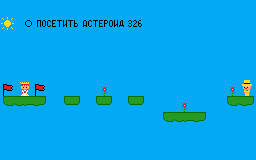

Below is a game level as drawn by its tile map, then a one-line description and the .tmx file that defines it, in full:
An orthogonal 16x10 tile map with 16x16 px tiles, 2 tile layers (Слой тайлов 2, Слой тайлов 1), 2 tilesets and 7 objects.

<map version="1.10" tiledversion="1.10.2" orientation="orthogonal" renderorder="right-down" width="16" height="10" tilewidth="16" tileheight="16" infinite="0" nextlayerid="4" nextobjectid="16">
 <tileset firstgid="1" source="SuperPrince.tsx" />
 <tileset firstgid="129" source="SuperPrince.tsx" />
 <layer id="2" name="Слой тайлов 2" width="16" height="10">
  <data encoding="csv">
74,74,74,74,74,74,74,74,74,74,74,74,74,74,74,74,
74,74,74,74,74,74,74,74,74,74,74,74,74,74,74,74,
74,74,74,74,74,74,74,74,74,74,74,74,74,74,74,74,
74,74,74,74,74,74,74,74,74,74,74,74,74,74,74,74,
74,74,74,74,74,74,74,74,74,74,74,74,74,74,74,74,
74,74,74,74,74,74,74,74,74,74,74,74,74,74,74,74,
74,74,74,74,74,74,74,74,74,74,74,74,74,74,74,74,
74,74,74,74,74,74,74,74,74,74,74,74,74,74,74,74,
74,74,74,74,74,74,74,74,74,74,74,74,74,74,74,74,
74,74,74,74,74,74,74,74,74,74,74,74,74,74,74,74
</data>
 </layer>
 <objectgroup id="3" name="abc">
  <object id="7" x="0" y="96" width="48" height="16" />
  <object id="8" x="64" y="96" width="16" height="16" />
  <object id="9" x="96" y="96" width="16" height="16" />
  <object id="10" x="128" y="96" width="16" height="16" />
  <object id="11" x="160" y="112" width="48" height="16" />
  <object id="12" x="224" y="96" width="32" height="16" />
  <object id="15" x="0" y="0" width="16" height="96" />
 </objectgroup>
 <layer id="1" name="Слой тайлов 1" width="16" height="10">
  <data encoding="csv">
0,0,0,0,0,0,0,0,0,0,0,0,0,0,0,0,
73,37,20,21,22,23,24,25,27,0,0,0,0,0,0,0,
0,0,0,0,0,0,0,0,0,0,0,0,0,0,0,0,
0,0,0,0,0,0,0,0,0,0,0,0,0,0,0,0,
0,0,0,0,0,0,0,0,0,0,0,0,0,0,0,0,
85,17,85,0,0,0,81,0,0,0,0,0,0,0,81,18,
97,98,99,0,100,0,100,0,100,0,0,209,0,0,97,99,
0,0,0,0,0,0,0,0,0,0,97,98,99,0,0,0,
0,0,0,0,0,0,0,0,0,0,0,0,0,0,0,0,
0,0,0,0,0,0,0,0,0,0,0,0,0,0,0,0
</data>
 </layer>
</map>